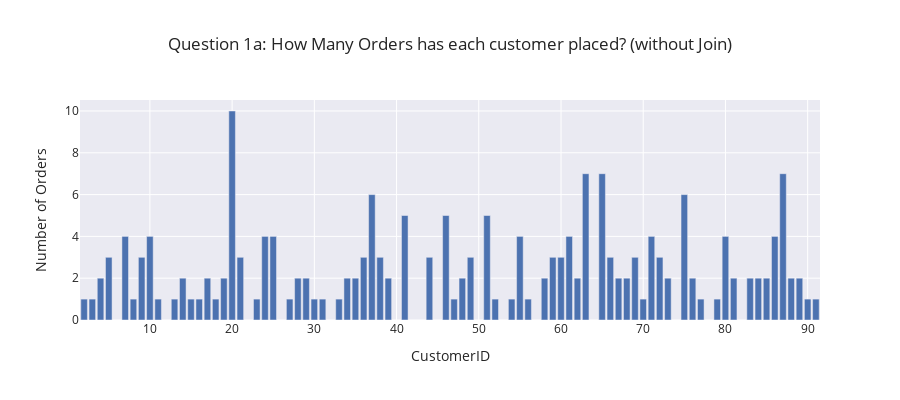

The cell this chart's notebook holds for it:
### Code cell
# Vertical Bar Chart:  Count of Orders by Customer  
# Note:  
fig = px.bar(df_orders_by_cust, 
             x='CustomerID', 
             y='OrderID',
             width=900,
             height=400,
             labels={'OderID':'Number of Orders'},
             template='seaborn',
             title='Question 1a: How Many Orders has each customer placed? (without Join)')

fig.update_yaxes(showgrid=True,
                title_text='Number of Orders')

fig.show()

### Figure 1 — Plotly figure (JSON) as saved in the notebook; plotly's stock layout.template omitted (floating-point values rounded to 4 significant figures)
{"data": [{"alignmentgroup": "True", "hoverlabel": {"namelength": 0}, "hovertemplate": "CustomerID=%{x}<br>OrderID=%{y}", "legendgroup": "", "marker": {"color": "rgb(76,114,176)"}, "name": "", "offsetgroup": "", "orientation": "v", "showlegend": false, "textposition": "auto", "type": "bar", "x": [2, 3, 4, 5, 7, 8, 9, 10, 11, 13, 14, 15, 16, 17, 18, 19, 20, 21, 23, 24, 25, 27, 28, 29, 30, 31, 33, 34, 35, 36, 37, 38, 39, 41, 44, 46, 47, 48, 49, 51, 52, 54, 55, 56, 58, 59, 60, 61, 62, 63, 65, 66, 67, 68, 69, 70, 71, 72, 73, 75, 76, 77, 79, 80, 81, 83, 84, 85, 86, 87, 88, 89, 90, 91], "xaxis": "x", "y": [1, 1, 2, 3, 4, 1, 3, 4, 1, 1, 2, 1, 1, 2, 1, 2, 10, 3, 1, 4, 4, 1, 2, 2, 1, 1, 1, 2, 2, 3, 6, 3, 2, 5, 3, 5, 1, 2, 3, 5, 1, 1, 4, 1, 2, 3, 3, 4, 2, 7, 7, 3, 2, 2, 3, 1, 4, 3, 2, 6, 2, 1, 1, 4, 2, 2, 2, 2, 4, 7, 2, 2, 1, 1], "yaxis": "y"}], "layout": {"barmode": "relative", "height": 400, "legend": {"tracegroupgap": 0}, "title": {"text": "Question 1a: How Many Orders has each customer placed? (without Join)"}, "width": 900, "xaxis": {"anchor": "y", "domain": [0, 1], "title": {"text": "CustomerID"}}, "yaxis": {"anchor": "x", "domain": [0, 1], "showgrid": true, "title": {"text": "Number of Orders"}}}}
